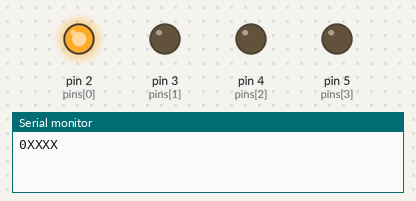
A sketch run on a simulated Arduino Uno, built with avr-gcc and run on an emulated ATmega328P. Shown: output pins drawn as LEDs (lit = HIGH), the last lines printed to the serial monitor.

Above: at 0.5 s.
At 1.5 s:
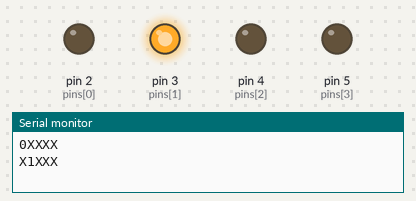
At 2.5 s:
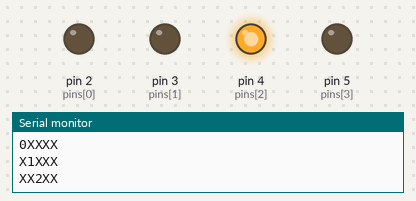
At 3.5 s:
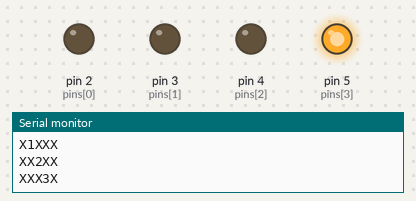
Timing chart, 0 to 5.2 s (numbered marks = the images above):
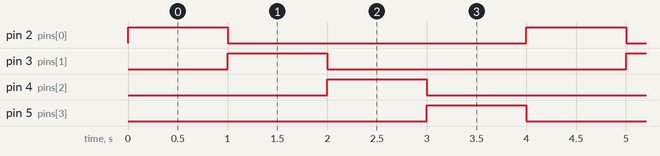

Measured:
- by itself, pin 2 (pins[0]), pin 3 (pins[1]), pin 4 (pins[2]), pin 5 (pins[3]): alternates HIGH for 1.0 s and LOW for 3.0 s
- by itself, everything shown: repeats every 4.0 s, in 4 steps

The sketch:

sketch_oct05c.ino
```cpp
//한번식 불켜기입니다
int pins[]={2,3,4,5};
int a;
int brightness=0; // 밝기조절
int increment = 1;
int state=0;
void setup() {
  Serial.begin(9600);
  for(int i=0;i<4;i++)
  {
    pinMode(pins[i],OUTPUT);
    digitalWrite(pins[i],LOW);
  }
}

void loop() {
  for(int i=0;i<=4;i++)
  {
    if(i==state)
    {
     Serial.print(i);
     digitalWrite(pins[i],HIGH);
    }
    else
    {
      Serial.print("X");
      digitalWrite(pins[i],LOW);
    }
  }
  Serial.println();
  state= (state+1) %4;
  delay(1000);
}
```
